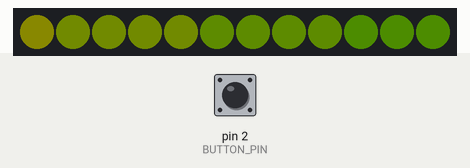
Recording of a sketch running on a simulated Arduino Uno, built with avr-gcc and run on an emulated ATmega328P. Shown: 12 RGB LEDs in strip order, left to right. The test bench sets the inputs (shaded band); at power-on: pin 2 (BUTTON_PIN) HIGH. Dim RGB values are drawn brighter than linear; random numbers use the default seed unless the sketch sets one.

Above: at 1.2 s.
1.3 s: pin 2 (BUTTON_PIN) pulled LOW for 0.15 s
At 1.46 s:
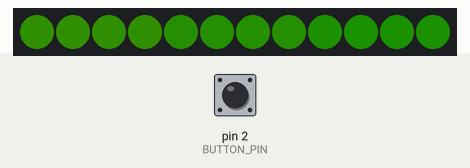
2.0 s: pin 2 (BUTTON_PIN) pulled LOW for 1 s
At 2.19 s:
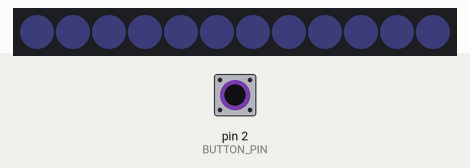
3.6 s: pin 2 (BUTTON_PIN) pulled LOW for 3.2 s
8.3 s: pin 2 (BUTTON_PIN) pulled LOW for 0.15 s
9.0 s: pin 2 (BUTTON_PIN) pulled LOW for 0.15 s
At 9.51 s:
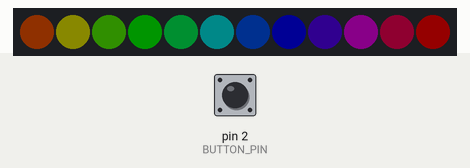
9.7 s: pin 2 (BUTTON_PIN) pulled LOW for 1 s
At 9.87 s:
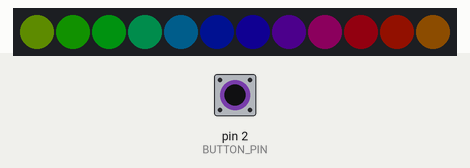
Timing chart, 0 to 12.7 s (numbered marks = the images above; inputs shaded):
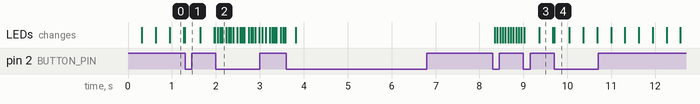

The sketch:

xmas-pixels.ino
```cpp
#include <Adafruit_NeoPixel.h>
#include "animations.h"
#include "fade_animation.h"
#include "rainbow_animation.h"
#include "sparks_animation.h"
#include "theaterchase_animation.h"
#include "rainbowcycle_animation.h"

#define PIN 6
#define BUTTON_PIN 2
#define ANIMATION_CYCLE_INTERVAL 30000

Adafruit_NeoPixel strip = Adafruit_NeoPixel(12, PIN);
FadeAnimation fadeAnimation(&strip, 150, 150, 255);
RainbowAnimation rainbowAnimation(&strip);
SparksAnimation sparksAnimation(&strip);
TheaterChaseAnimation theaterChaseAnimation(&strip);
RainbowCycleAnimation rainbowCycleAnimation(&strip);
NeoPixelAnimation *animations[] = {&rainbowAnimation, &fadeAnimation, &sparksAnimation, &theaterChaseAnimation, &rainbowCycleAnimation};
byte animationCount = (sizeof(animations) / sizeof(NeoPixelAnimation *));

bool buttonPreviousState = HIGH;
byte animationIndex = 0;
unsigned long timeForNextAnimation = 0;
bool cycleAnimations = true;

void setup() {
  pinMode(BUTTON_PIN, INPUT_PULLUP);

  strip.begin();
  strip.setBrightness(20);
  strip.show();

  timeForNextAnimation = millis() + ANIMATION_CYCLE_INTERVAL;
}

void loop() {
  if (cycleAnimations) {
    checkTimeForNextAnimation();
  }
  checkButton();
  animations[animationIndex]->nextFrame();
}

void checkButton() {
  bool buttonNewState = digitalRead(BUTTON_PIN);
  if (buttonNewState == LOW && buttonPreviousState == HIGH) {
    // Short delay to debounce button.
    delay(20);
    // Check if button is still low after debounce.
    buttonNewState = digitalRead(BUTTON_PIN);
    if (buttonNewState == LOW) {
      buttonPressed();
      delay(20);
    }
  }
  buttonPreviousState = buttonNewState;
}

void buttonPressed() {
  if(cycleAnimations) {
    cycleAnimations = false;
    return;
  }
  if (animationIndex == animationCount - 1) { //last animation
    cycleAnimations = true;
    timeForNextAnimation = millis() + ANIMATION_CYCLE_INTERVAL;
  }
  nextAnimation();
}

void checkTimeForNextAnimation() {
  unsigned long currentTime = millis();
  if (currentTime >= timeForNextAnimation) {
    nextAnimation();
    timeForNextAnimation = millis() + ANIMATION_CYCLE_INTERVAL;
  }
}

void nextAnimation() {
  animationIndex++;
  if (animationIndex >= animationCount) {
    animationIndex = 0;
  }
  animations[animationIndex]->reset();
}
```

animations.cpp
```cpp
#include "animations.h"

NeoPixelAnimation::NeoPixelAnimation(Adafruit_NeoPixel *strip) {
  this->strip = strip;
  reset();
}

void NeoPixelAnimation::reset() {
  frame = 0;
  for (int i=0; i < strip->numPixels(); i++) {
    strip->setPixelColor(i, strip->Color(0, 0, 0));
  }
}

// Input a value 0 to 255 to get a color value.
// The colours are a transition r - g - b - back to r.
uint32_t Wheel(byte WheelPos) {
  WheelPos = 255 - WheelPos;
  if(WheelPos < 85) {
    return Adafruit_NeoPixel::Color(255 - WheelPos * 3, 0, WheelPos * 3);
  }
  if(WheelPos < 170) {
    WheelPos -= 85;
    return Adafruit_NeoPixel::Color(0, WheelPos * 3, 255 - WheelPos * 3);
  }
  WheelPos -= 170;
  return Adafruit_NeoPixel::Color(WheelPos * 3, 255 - WheelPos * 3, 0);
}
```

animations.h
```cpp
#ifndef ANIMATIONS_H
#define ANIMATIONS_H

#include "Arduino.h"
#include <Adafruit_NeoPixel.h>

class NeoPixelAnimation {
  public:
    NeoPixelAnimation(Adafruit_NeoPixel *strip);
    virtual void nextFrame() = 0;
    void reset();

  protected:
    int frame;
    Adafruit_NeoPixel *strip;
};

uint32_t Wheel(byte WheelPos);


#endif
```

fade_animation.cpp
```cpp
#include "fade_animation.h"

FadeAnimation::FadeAnimation(Adafruit_NeoPixel *strip, uint8_t r, uint8_t g, uint8_t b) : NeoPixelAnimation(strip) {
  setColor(r, g, b);
}

FadeAnimation::FadeAnimation(Adafruit_NeoPixel *strip) : FadeAnimation::FadeAnimation(strip, 255, 255, 255) {
}

void FadeAnimation::setColor(uint8_t r, uint8_t g, uint8_t b) {
  this->r = r;
  this->b = b;
  this->g = g;
}

void FadeAnimation::nextFrame() {
  int brightness = frame;
  uint32_t color;
  if (brightness <= 255) {
    color =  strip->Color(r * brightness / 255, g * brightness / 255, b * brightness / 255);
  } else {
    brightness = abs(512 - frame - 1);
    color =  strip->Color(r * brightness / 255, g * brightness / 255, b * brightness / 255);
  }

  for (int i=0; i < strip->numPixels(); i++) {
    strip->setPixelColor(i, color);
  }
  strip->show();
  delay(3);

  frame++;
  if (frame > 512) {
    frame = 0;
  }
}
```

fade_animation.h
```cpp
#ifndef FADE_ANIMATION_H
#define FADE_ANIMATION_H

#include "animations.h"

class FadeAnimation : public NeoPixelAnimation {
  public:
    FadeAnimation(Adafruit_NeoPixel *strip);
    FadeAnimation(Adafruit_NeoPixel *strip, uint8_t r, uint8_t g, uint8_t b);
    void nextFrame();
    void setColor(uint8_t r, uint8_t g, uint8_t b);

  private:
    uint8_t r, g, b;
};

#endif
```

rainbow_animation.cpp
```cpp
#include "rainbow_animation.h"

RainbowAnimation::RainbowAnimation(Adafruit_NeoPixel *strip) : NeoPixelAnimation(strip) {
}

void RainbowAnimation::nextFrame() {
  uint16_t i, j;
  j = frame;

  for(i=0; i<strip->numPixels(); i++) {
    strip->setPixelColor(i, Wheel((i+j) & 255));
  }
  strip->show();
  delay(20);

  frame++;
  if (frame > 255) {
    frame = 0;
  }
}
```

rainbow_animation.h
```cpp
#ifndef RAINBOW_ANIMATION_H
#define RAINBOW_ANIMATION_H

#include "animations.h"

class RainbowAnimation : public NeoPixelAnimation {

  public:
    RainbowAnimation(Adafruit_NeoPixel *strip);
    void nextFrame();
};

#endif
```

rainbowcycle_animation.cpp
```cpp
#include "rainbowcycle_animation.h"

RainbowCycleAnimation::RainbowCycleAnimation(Adafruit_NeoPixel *strip) : NeoPixelAnimation(strip) {
}

void RainbowCycleAnimation::nextFrame() {
  uint16_t i, j;
  j = frame;

  for(i=0; i< strip->numPixels(); i++) {
    strip->setPixelColor(i, Wheel(((i * 256 / strip->numPixels()) + j) & 255));
  }
  strip->show();
  delay(10);

  frame++;
  if (frame > 255) {
    frame = 0;
  }
}
```

rainbowcycle_animation.h
```cpp
#include "animations.h"

class RainbowCycleAnimation : public NeoPixelAnimation {

  public:
    RainbowCycleAnimation(Adafruit_NeoPixel *strip);
    void nextFrame();

};
```

sparks_animation.cpp
```cpp
#include "sparks_animation.h"

SparksAnimation::SparksAnimation(Adafruit_NeoPixel *strip) : NeoPixelAnimation(strip) {
  r = g = b = 255;
}

void SparksAnimation::nextFrame() {
  if (frame == 0) {
    byte p = random(strip->numPixels());
    for (int i=0; i < 254; i=i+2) {
      strip->setPixelColor(p, strip->Color(r * i / 255, g * i / 255, b * i / 255));
      strip->show();
    }
    for (int i=255; i >= 0; i-=2) {
      strip->setPixelColor(p, strip->Color(r * i / 255, g * i / 255, b * i / 255));
      strip->show();
    }
    strip->setPixelColor(p, strip->Color(0, 0, 0));
    strip->show();
  } else {
    delay(random(20));
  }

  frame++;
  if (frame >= random(20, 200)) {
    frame = 0;
  }
}
```

sparks_animation.h
```cpp
#ifndef SPARKS_ANIMATION_H
#define SPARKS_ANIMATION_H

#include "animations.h"

class SparksAnimation : public NeoPixelAnimation {

  public:
    SparksAnimation(Adafruit_NeoPixel *strip);
    void nextFrame();

  private:
    uint8_t r, g, b;
};

#endif
```

theaterchase_animation.cpp
```cpp
#include "theaterchase_animation.h"

TheaterChaseAnimation::TheaterChaseAnimation(Adafruit_NeoPixel *strip, uint8_t r, uint8_t g, uint8_t b) : NeoPixelAnimation(strip) {
  setColor(r, g, b);
}

TheaterChaseAnimation::TheaterChaseAnimation(Adafruit_NeoPixel *strip) : TheaterChaseAnimation::TheaterChaseAnimation(strip, 255, 255, 255) {
}

void TheaterChaseAnimation::setColor(uint8_t r, uint8_t g, uint8_t b) {
  this->r = r;
  this->b = b;
  this->g = g;
}

void TheaterChaseAnimation::nextFrame() {
  for (int q=0; q < 3; q++) {
    for (int i=0; i < strip->numPixels(); i=i+3) {
      strip->setPixelColor(i+q, strip->Color(r, g, b));    //turn every third pixel on
    }
    strip->show();

    delay(60);

    for (int i=0; i < strip->numPixels(); i=i+3) {
      strip->setPixelColor(i+q, 0);        //turn every third pixel off
    }
  }
}
```

theaterchase_animation.h
```cpp
#ifndef THEATERCHASE_ANIMATION_H
#define THEATERCHASE_ANIMATION_H

#include "animations.h"

class TheaterChaseAnimation : public NeoPixelAnimation {

  public:
    TheaterChaseAnimation(Adafruit_NeoPixel *strip);
    TheaterChaseAnimation(Adafruit_NeoPixel *strip, uint8_t r, uint8_t g, uint8_t b);
    void nextFrame();
    void setColor(uint8_t r, uint8_t g, uint8_t b);

  private:
    uint8_t r, g, b;
};

#endif
```
